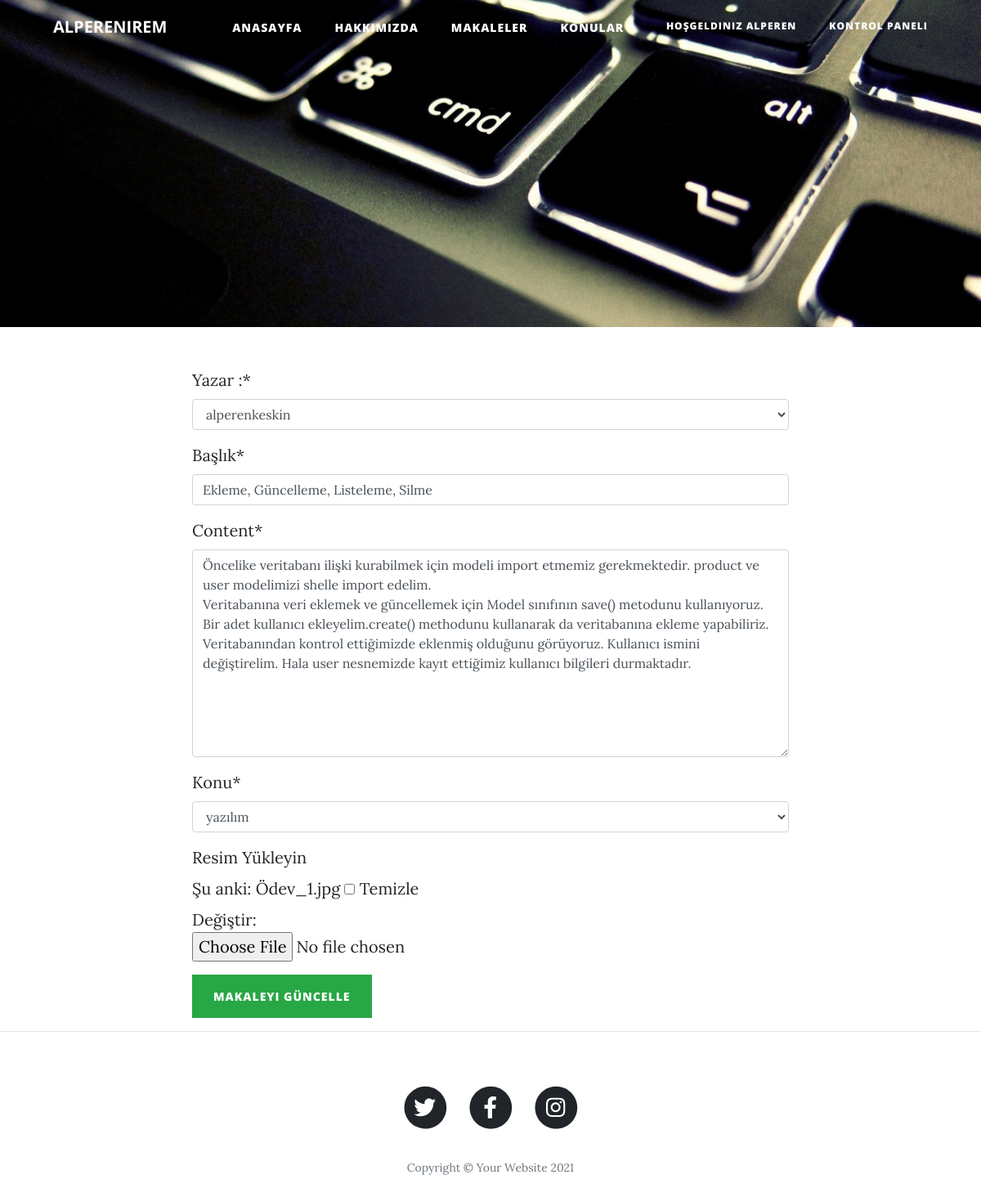
Screenshot of /makaleler/makalegüncelle/28 (signed in) with the database file from the repository.
### article/models.py (models this page shows, shortened)
class Article(models.Model):
    author = models.ForeignKey('auth.User', on_delete=models.CASCADE,verbose_name='Yazar :')# auth.user tablosu ile ilişkilendirdirdik ve model CASCADE ile bir kullanıcı silinirse onunla ilişkili verilerde silinir.
    catalog = models.ForeignKey(Catalog, on_delete=models.DO_NOTHING, verbose_name='Konu', null=True)
    title = models.CharField(max_length=50, verbose_name='Başlık')
    content = RichTextField()
    created_date = models.DateTimeField(auto_now_add=True)
    image = models.FileField(blank=True, verbose_name="Resim Yükleyin")

### article/forms.py
class Articleform(forms.ModelForm):
    class Meta:
        model = Article
        fields = ("author", "title", "content", "catalog", "image")

### article/models.py (called while the page is built)
    def __str__(self):
        return self.topic

### article/views.py (called while the page is built)
@login_required(login_url='user/login')
def update(request, id):
    article = get_object_or_404(Article, id=id)
    form = Articleform(request.POST or None, request.FILES or None, instance=article)
    if form.is_valid():
        article = form.save(commit=False)
        article.author = request.user
        article.save()
        messages.add_message(request, messages.SUCCESS, 'Makale Başarı ile Güncellendi.')
        return redirect('dashboard')
    context = {
        'form': form
    }
    return render(request, 'article/update.html', context)

### templates/article/update.html (shortened to what this page needs)
{% extends 'layout.html' %}
{% load crispy_forms_tags %}
{% block content %}
        <div class="container">
            <div class="row">
                <div class="col-lg-8 col-md-10 mx-auto">
                    <form method='post' enctype="multipart/form-data">
                        {{form|crispy}}
                        <button type="submit" class="btn btn-success">Makaleyi Güncelle</button>
                    </form>
                </div>
            </div>
        </div>
        <hr />
{% endblock content %}

### templates/parts/navbar.html (shortened to what this page needs)
        {% load static %}
        <nav class="navbar navbar-expand-lg navbar-light fixed-top" id="mainNav">
            <div class="container">
                <a class="navbar-brand font-weight-bold" href="{% url 'index' %}">ALPERENIREM</a>
                <div class="collapse navbar-collapse" id="navbarResponsive">
                    <ul class="navbar-nav ml-auto">
                        <li class="nav-item"><a style="font-size:14px;" class="nav-link" href="{% url 'index' %}">Anasayfa</a></li>
                        <li class="nav-item"><a style="font-size:14px;" class="nav-link" href="{% url 'about' %}">Hakkımızda</a></li>
                        <li class="nav-item dropdown"><a style="font-size:14px;" class="nav-link" href="{% url 'articles' %}">Makaleler</a></li>
                        <li class="nav-item dropdown">
                            <a style="font-size:14px;" href="#" class="nav-link dropdown-toggle" data-toggle="dropdown" role="button" aria-expanded="false">Konular</a>
                        </li>
                        {% if user.is_authenticated %}
                            <li class="nav-item"><a href='javascript:{document.getElementById("logout").submit()}' class="nav-link">Hoşgeldiniz {{user.username}}</a>
                            </li>
                            <li class="nav-item"><a class="nav-link" href="{% url 'dashboard'%}">Kontrol Paneli</a></li>
                        {% endif %}
                    </ul>
                </div>
            </div>
        </nav>

### rows the page displays
Article: author "alperenkeskin", title "Ekleme, Güncelleme, Listeleme, Silme", content "Öncelike veritabanı ilişki kurabilmek için modeli import etmemiz gerekmektedir. product ve user modelimizi shelle import edelim. Veritabanına veri eklemek ve güncellemek için Model sınıfının save() metodunu kullanıyoruz. Bir adet kullanıcı ekleyelim.create() methodunu kullanarak da veritabanına ekleme yapabiliriz. Veritabanından kontrol ettiğimizde eklenmiş olduğunu görüyoruz. Kullanıcı ismini değiştirelim. Hala user nesnemizde kayıt ettiğimiz kullanıcı bilgileri durmaktadır.", catalog "yazılım"

### other values shown
{{ user.username }} "ALPEREN"
